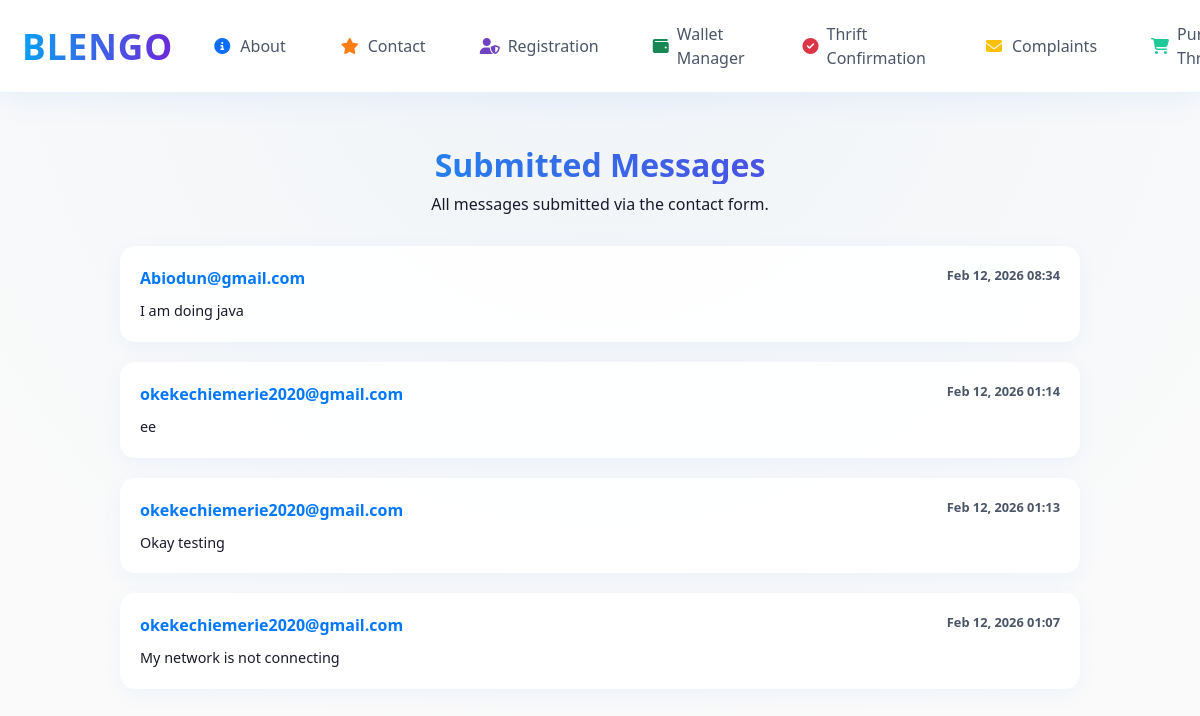
The page /complaints/ (signed in) on the database its author committed.
### base/models.py (models this page shows, shortened)
class ContactMessage(models.Model):
    name = models.CharField(max_length=100, blank=True)
    email = models.EmailField()
    message = models.TextField()
    submitted_at = models.DateTimeField(auto_now_add=True)
    user = models.ForeignKey(User, on_delete=models.SET_NULL, null=True, blank=True)

### base/views.py (the view)
# urls.py: path('complaints/', views.complaints_view, name='complaints'),
@login_required(login_url='sign-in')
def complaints_view(request):
    if request.user.username == "manager":
        messages_list = ContactMessage.objects.order_by('-submitted_at')
    else:
        messages.error(request, "You are not authorized to view this page.")
        return redirect('home')  # Redirect unauthorized users
    context = {'messages_list': messages_list}
    return render(request, 'complaints.html', context)

### base/context_processors.py (called while the page is built)
def registration_status_processor(request):
    context = {}
    if request.user.is_authenticated:
        try:
            registration_fee = RegistrationFee.objects.get(uploaded_by=request.user)
            if registration_fee.confirmed:
                context['registration_status'] = "active"
            else:
                context['registration_status'] = "pending"
        except RegistrationFee.DoesNotExist:
            context['registration_status'] = "inactive"
    else:
        context['registration_status'] = None  # or "inactive" if you prefer
    return context

### templates/complaints.html (shortened to what this page needs)
{% extends 'home.html' %}
{% block content %}
<div class="complaints-container">
    <div class="complaints-header">
        <h1>Submitted Messages</h1>
        <p>All messages submitted via the contact form.</p>
    </div>
    {% if messages_list %}
        {% for msg in messages_list %}
        <div class="message-card">
            <div class="message-header">
                <span class="message-email">{{ msg.email }}</span>
                <span class="message-date">{{ msg.submitted_at|date:"M d, Y H:i" }}</span>
            </div>
            <div class="message-body">
                {{ msg.message }}
            </div>
        </div>
        {% endfor %}
    {% else %}
        <p style="text-align:center; color: var(--text-medium);">No messages submitted yet.</p>
    {% endif %}
</div>
{% endblock %}

### templates/home.html (style rules this page uses)
:root { --neon-blue: #03A9F4; --neon-purple: #7c4dff; --light-bg: #FAFAFA; --glass: rgba(0, 0, 0, 0.05); --text-dark: #1a1a2e; --text-medium: #4a5568; --accent-blue: #0077ff; --accent-purple: #6d28d9; --card-bg: rgba(255, 255, 255, 0.9); --danger-red: #dc3545; }
body { padding-top: 76px; background: radial-gradient(circle at top, #F0F4F8, #FAFAFA 80%); color: var(--text-dark); font-family: 'Segoe UI', system-ui, -apple-system, sans-serif; min-height: 100vh; }

### templates/complaints.html (style rules this page uses)
.complaints-container { max-width: 1000px; margin: 50px auto; padding: 20px; }
.complaints-header { text-align: center; margin-bottom: 30px; }
.complaints-header h1 { font-size: 2rem; font-weight: 800; background: linear-gradient(90deg, var(--neon-blue), var(--accent-purple)); -webkit-background-clip: text; color: transparent; }
.message-card { background: rgba(255, 255, 255, 0.95); border-radius: 15px; padding: 20px; margin-bottom: 20px; box-shadow: 0 5px 20px rgba(0, 119, 255, 0.05); transition: all 0.3s ease; }
.message-header { display: flex; justify-content: space-between; font-weight: 600; margin-bottom: 10px; }
.message-email { color: var(--accent-blue); }
.message-date { font-size: 0.8rem; color: var(--text-medium); }
.message-body { color: var(--text-dark); font-size: 0.9rem; line-height: 1.5; }

### rows shown on the page
ContactMessage: email "Abiodun@gmail.com", submitted_at "Feb 12, 2026 08:34", message "I am doing java"
ContactMessage: email "okekechiemerie2020@gmail.com", submitted_at "Feb 12, 2026 01:14", message "ee"
ContactMessage: email "okekechiemerie2020@gmail.com", submitted_at "Feb 12, 2026 01:13", message "Okay testing"
ContactMessage: email "okekechiemerie2020@gmail.com", submitted_at "Feb 12, 2026 01:07", message "My network is not connecting"
